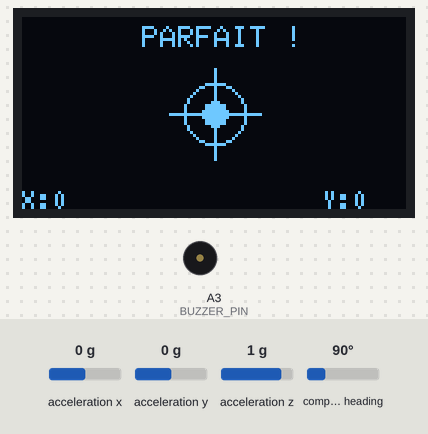
Bench run of a program on a simulated Arduino Uno, built with avr-gcc and run on an emulated ATmega328P. On the bench: 128×64 one-colour display, buzzer (waves = sounding). The test bench sets the inputs (shaded band); at power-on: acceleration x 0 g, acceleration y 0 g, acceleration z 1 g, compass heading 90°.

Above: at 2.4 s.
2.5 s: acceleration x set to -1.4 g
At 3.8 s:
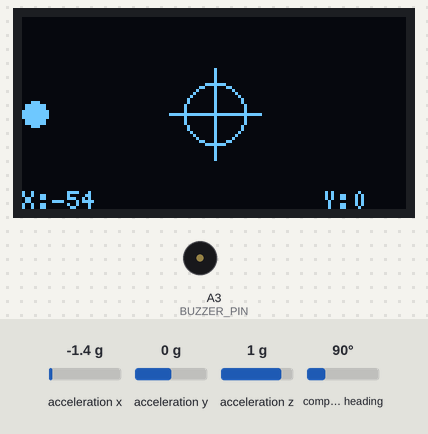
4.3 s: acceleration y set to -1.4 g
At 5.7 s:
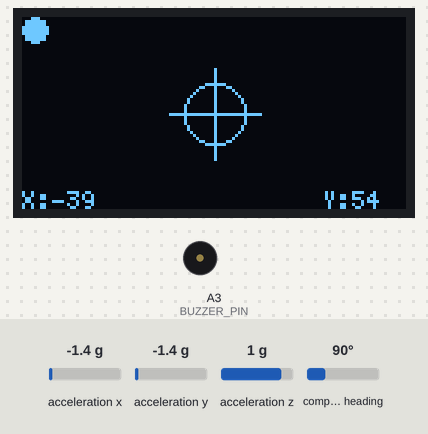
6.0 s: acceleration z set to -1.4 g
At 6.7 s:
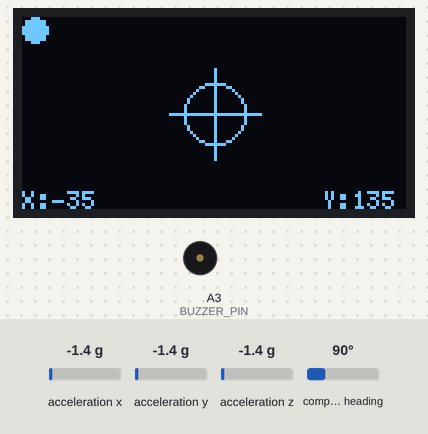
7.7 s: acceleration x set to -0.8 g
At 9.2 s:
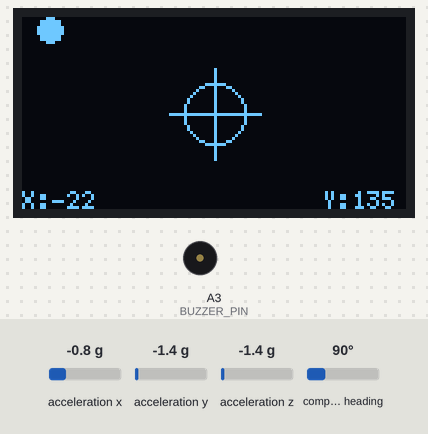
Timing chart, 0 to 10.4 s (numbered marks = the images above; inputs shaded):
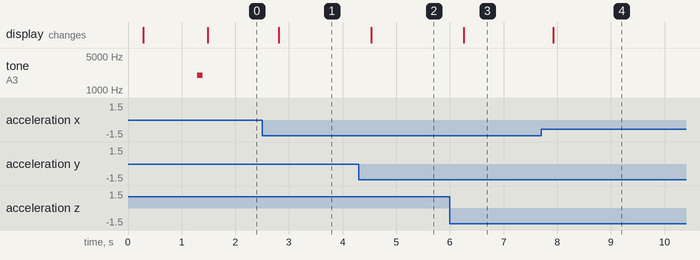

Measured:
- after the input at 2.5 s, the display: changes after 0.31 s (image 1)
- after the input at 4.3 s, the display: changes after 0.23 s (image 2)
- after the input at 6.0 s, the display: changes after 0.25 s (image 3)
- after the input at 7.7 s, the display: changes after 0.22 s (image 4)

The program:

main.cpp
```cpp
/**
 * PROJET : NIVEAU À BULLE (Contrôles Inversés + Silencieux)
 */

#include <Arduino.h>
#include <Wire.h>
#include <Adafruit_Sensor.h>
#include <Adafruit_BNO055.h>
#include <U8g2lib.h>

// ================= REGLAGES =================
#define BUZZER_PIN  A3
#define SENSITIVITY 2.5

U8G2_SH1106_128X64_NONAME_1_HW_I2C u8g2(U8G2_R0, U8X8_PIN_NONE);
Adafruit_BNO055 bno = Adafruit_BNO055(55, 0x28);

float startRoll = 0, startPitch = 0;

void bip(int freq, int duree) {
  tone(BUZZER_PIN, freq, duree);
}

float getAngleSigned(float current, float start) {
  float delta = current - start;
  if (delta < -180) delta += 360;
  if (delta > 180) delta -= 360;
  return delta;
}

void setup() {
  Serial.begin(115200);
  pinMode(BUZZER_PIN, OUTPUT);
  u8g2.begin();

  if (!bno.begin()) {
    while (1); // Bloque sans bruit si erreur
  }
  bno.setExtCrystalUse(true);

  // --- CALIBRAGE ---
  u8g2.firstPage();
  do {
    u8g2.setFont(u8g2_font_6x10_tf);
    u8g2.drawStr(10, 30, "Calibration...");
    u8g2.drawStr(10, 45, "Poser a plat !");
  } while (u8g2.nextPage());

  delay(1000);

  imu::Vector<3> euler = bno.getVector(Adafruit_BNO055::VECTOR_EULER);
  startRoll    = euler.y();
  startPitch   = euler.z();

  // Juste un petit bip court pour dire "C'est prêt"
  bip(2000, 100);
}

void loop() {
  // 1. Lecture
  imu::Vector<3> euler = bno.getVector(Adafruit_BNO055::VECTOR_EULER);

  float roll  = getAngleSigned(euler.y(), startRoll);
  float pitch = getAngleSigned(euler.z(), startPitch);

  // 2. Calcul Position (CONTROLES INVERSÉS ICI)
  int centerX = 64;
  int centerY = 32;

  // J'ai inversé les signes + et - par rapport au code précédent
  // Si ça va toujours pas dans le sens que tu veux, inverse encore le + et le -
  int ballX = centerX + (roll * SENSITIVITY);
  int ballY = centerY - (pitch * SENSITIVITY);

  // Limites écran
  if (ballX < 4) ballX = 4;
  if (ballX > 124) ballX = 124;
  if (ballY < 4) ballY = 4;
  if (ballY > 60) ballY = 60;

  // Detection centre (juste pour l'affichage visuel "PARFAIT")
  bool isLevel = (abs(ballX - centerX) < 3 && abs(ballY - centerY) < 3);

  // 3. AFFICHAGE
  u8g2.firstPage();
  do {
    // Cible
    u8g2.drawCircle(centerX, centerY, 10, U8G2_DRAW_ALL);
    u8g2.drawLine(centerX-15, centerY, centerX+15, centerY);
    u8g2.drawLine(centerX, centerY-15, centerX, centerY+15);

    // Bille
    u8g2.drawDisc(ballX, ballY, 4, U8G2_DRAW_ALL);

    // Infos texte
    u8g2.setFont(u8g2_font_5x7_tf);
    u8g2.setCursor(0, 64); u8g2.print("X:"); u8g2.print(roll, 0);
    u8g2.setCursor(100, 64); u8g2.print("Y:"); u8g2.print(pitch, 0);

    if (isLevel) {
      u8g2.setFont(u8g2_font_6x10_tf);
      u8g2.drawStr(40, 10, "PARFAIT !");
    }

  } while ( u8g2.nextPage() );

  // PLUS DE SON ICI (Mode Silencieux)
}
```
